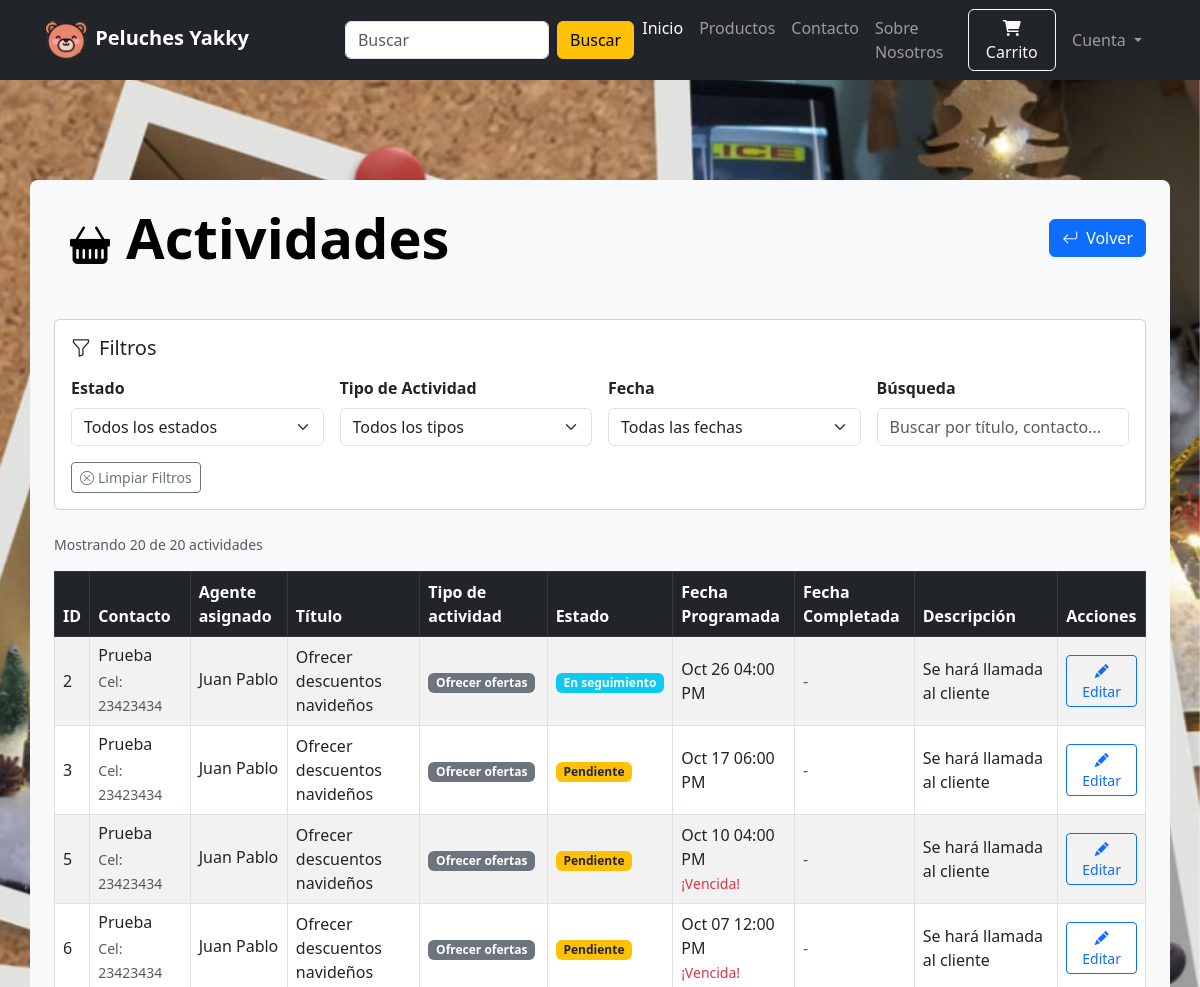
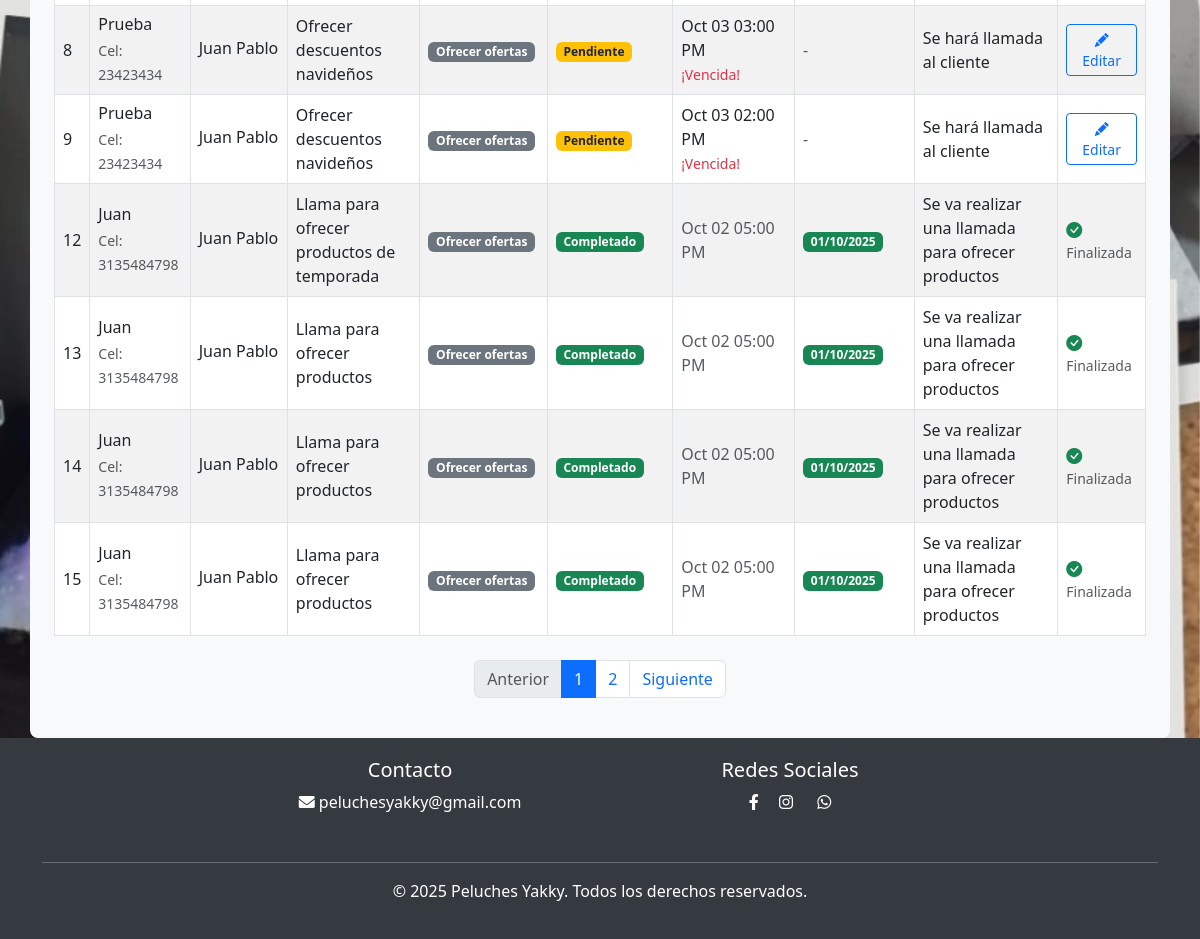
The page /empleado/tabla-actividades (signed in) on the database as committed earlier (2 pictures, top to bottom).
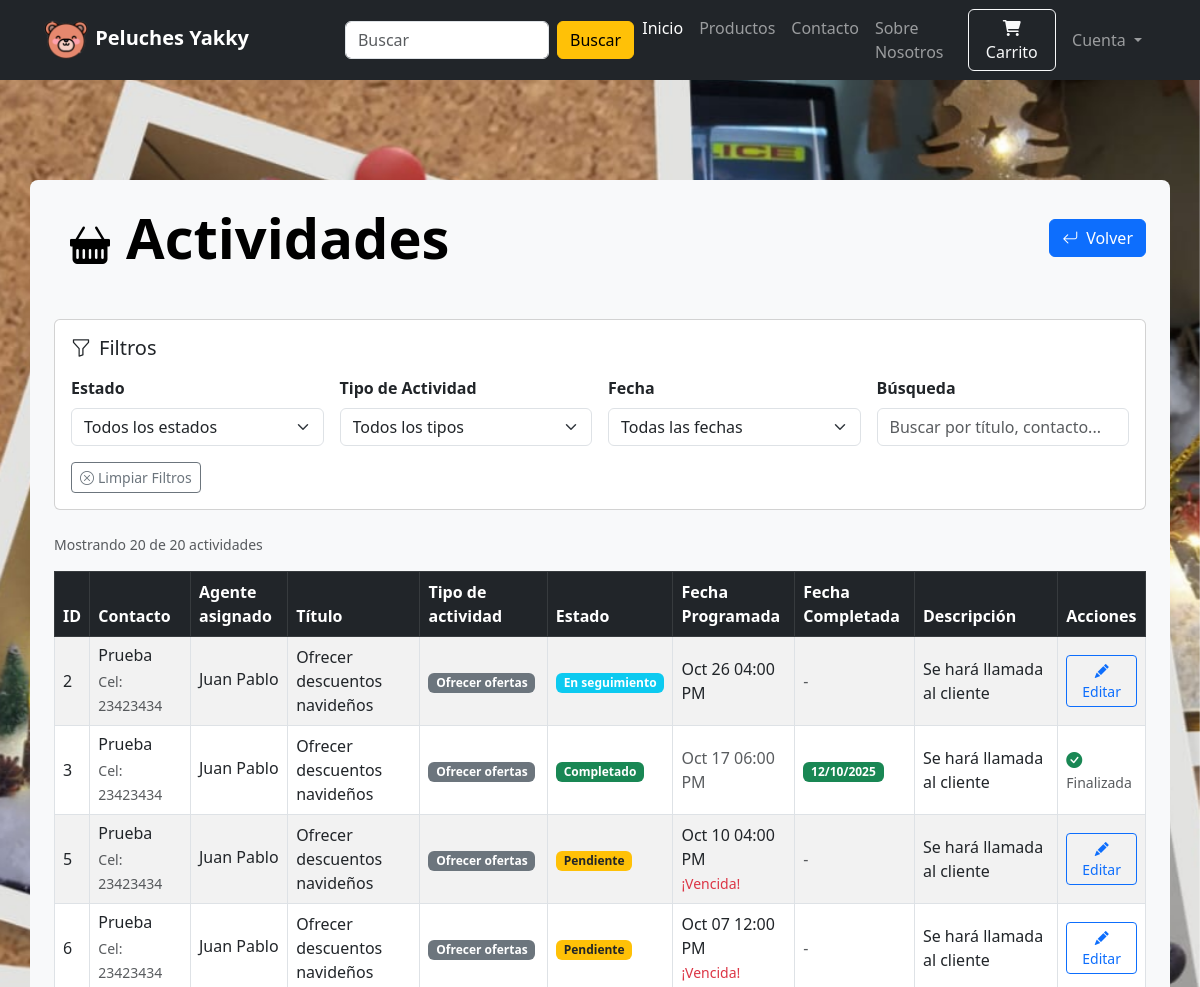
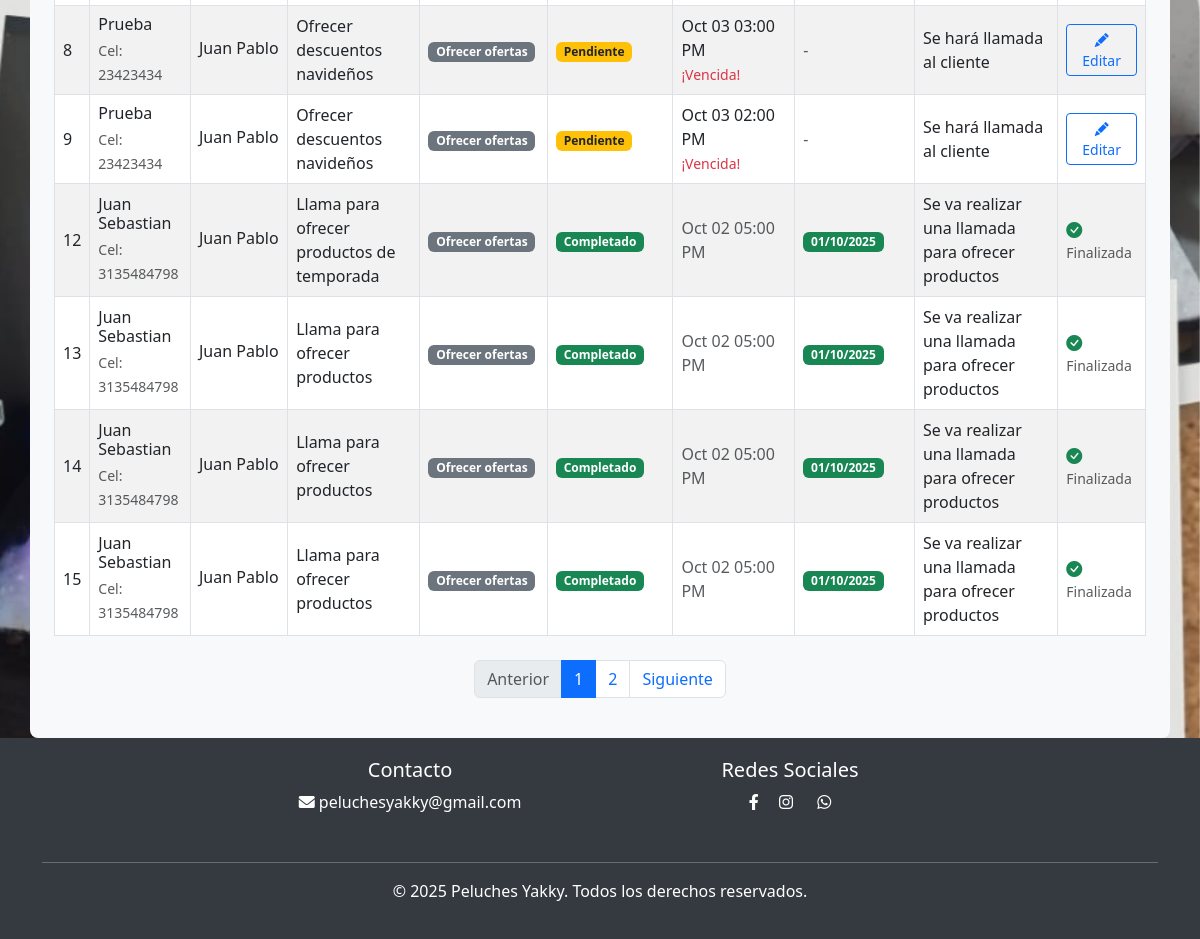
The same page on the database as committed later (2 pictures, top to bottom).
### website/models/actividad_model.py (models this page shows, shortened)
class Actividad(db.Model):
    __tablename__ = "actividades"
    id_actividad = db.Column(db.Integer, primary_key=True)
    id_contacto = db.Column(
        db.Integer, db.ForeignKey("contactos.id_contacto"), nullable=False
    )
    id_oportunidad = db.Column(
        db.Integer, db.ForeignKey("oportunidades.id_oportunidad"), nullable=True
    )
    id_agente = db.Column(db.Integer, db.ForeignKey("customer.id"), nullable=False)
    tipo_actividad = db.Column(db.String(50), nullable=False)
    titulo = db.Column(db.String(200), nullable=False)
    descripcion = db.Column(db.Text)
    fecha_programada = db.Column(db.DateTime, nullable=False)
    estado = db.Column(db.String(50), default="Pendiente")
    fecha_creacion = db.Column(db.DateTime, default=datetime.utcnow)
    fecha_completada = db.Column(db.DateTime, nullable=True)

### website/models/contacto_model.py (models this page shows, shortened)
class Contacto(db.Model):
    __tablename__ = "contactos"
    id_contacto = db.Column(db.Integer, primary_key=True)
    id_agente = db.Column(db.Integer, db.ForeignKey("customer.id"), nullable=False)
    nombre = db.Column(db.String(100), nullable=False)
    email = db.Column(db.String(150), unique=True, nullable=False)
    telefono = db.Column(db.String(20), nullable=False)
    empresa = db.Column(db.String(100), nullable=True)
    canal = db.Column(db.String(50))
    estado = db.Column(db.String(50), default="Nuevo")
    satisfaccion = db.Column(db.Integer, nullable=True)
    fecha_registro = db.Column(db.DateTime, default=datetime.utcnow)
    fecha_actulizar = db.Column(
        db.DateTime, default=datetime.utcnow, onupdate=datetime.utcnow
    )
    agente = db.relationship("Customer", backref=db.backref("contactos", lazy=True))
    oportunidades = db.relationship("Oportunidad", backref="contacto", lazy=True)
    actividades = db.relationship("Actividad", backref="contacto", lazy=True)
    interacciones = db.relationship("Interaccion", backref="contacto", lazy=True)

### website/models/customer_model.py (models this page shows, shortened)
class Customer(db.Model, UserMixin):
    id = db.Column(db.Integer, primary_key=True)
    rol_id = db.Column(
        db.Integer, db.ForeignKey("rol.id_rol"), nullable=True, default=3
    )
    email = db.Column(db.String(100), unique=True)
    username = db.Column(db.String(100))
    password_hash = db.Column(db.String(150))
    date_joined = db.Column(db.DateTime(), default=datetime.utcnow)
    active = db.Column(db.Boolean, default=True)
    telefono = db.Column(db.Integer, nullable=True)
    cart_items = db.relationship(
        "Cart", backref=db.backref("customer", lazy=True), cascade="all, delete-orphan"
    )
    orders = db.relationship(
        "Order", backref=db.backref("customer", lazy=True), cascade="all, delete-orphan"
    )
    @property
    def is_authenticated(self):
        return True  # Para usuarios reales siempre True
    @property
    def password(self):
        raise AttributeError("Password is not a readable Attribute")

### website/mvc_views/employee_view.py (the view)
@employee.route("/tabla-actividades")
@login_required
@rol_required(2)
def tabla_actividades():
    actividades = todos_actividades_empleado()
    return render_template(
        "tabla_actividades.html", actividades=actividades, now=datetime.datetime.now()
    )

### website/controllers/employee_cotller.py (called while the page is built)
def todos_actividades_empleado():
    try:
        actividades = Actividad.query.order_by(desc(Actividad.fecha_programada)).all()
        return actividades
    except Exception as e:
        db.session.rollback()
        print(f"Error al crear actividad: {e}")
        raise Exception(f"Error al buscar todos actividades: {e}")

### website/templates/tabla_actividades.html (shortened to what the changed rows need)
{% extends 'index.html' %}
{% block body %}
<div class="fondo" style="min-height: 100vh; padding-top: 100px;">
    <div class="container bg-light rounded-3 p-4">
        <div class="d-flex justify-content-between align-items-center mb-5">
            <h1 class="text-black mb-0 display-4 fw-bold">
                <i class="bi bi-basket-fill fs-1 text-black m-3"></i>Actividades
            </h1>
        </div>
                            {% set tipos_unicos = [] %}
                            {% for actividad in actividades %}
                            {% if actividad.tipo_actividad and actividad.tipo_actividad not in tipos_unicos %}
                            {% set _ = tipos_unicos.append(actividad.tipo_actividad) %}
                            {% endif %}
                            {% endfor %}
        {% if actividades | length < 1 %} <h1 class="text-black mb-0 display-4 fw-bold text-center p-5">
            <i class="bi bi-emoji-frown-fill fs-1 text-black m-3"></i> No hay Actividades
            </h1>
            {% else %}
            <div class="table-responsive-lg">
                <table class="table table-bordered table-hover table-striped align-middle">
                    <thead class="table-dark">
                        <tr>
                            <th>ID</th>
                            <th>Contacto</th>
                            <th>Agente asignado</th>
                            <th>Título</th>
                            <th>Tipo de actividad</th>
                            <th>Estado</th>
                            <th>Fecha Programada</th>
                            <th>Fecha Completada</th>
                            <th>Descripción</th>
                            <th>Acciones</th>
                        </tr>
                    </thead>
                    <tbody id="actividadesTableBody">
                        {% if current_user.rol_id == 1 %}
                        {% for item in actividades %}
                        {% set fecha = item.fecha_programada %}
                        <tr class="actividad-row" data-estado="{{ item.estado }}" data-tipo="{{ item.tipo_actividad }}"
                            data-fecha="{{ item.fecha_programada.strftime('%Y-%m-%d') if item.fecha_programada else '' }}"
                            data-search="{{ item.titulo ~ ' ' ~ item.contacto.telefono ~ ' ' ~ item.contacto.nombre ~ ' ' ~ item.descripcion }}">
                            <td>{{ item.id_actividad }}</td>
                            <td>
                                <h6 class="mb-1">{{ item.contacto.nombre }}</h6>
                                <small class="text-muted">Cel: {{ item.contacto.telefono }}</small>
                            </td>
                            <td>
                                <h6 class="mb-1">{{ item.contacto.agente.username }}</h6>
                            </td>
                            <td>{{ item.titulo }}</td>
                            <td>
                                <span class="badge bg-secondary">{{ item.tipo_actividad }}</span>
                            </td>
                            <td>
                                <span class="badge
                                        {% if item.estado == 'Pendiente' %}bg-warning text-dark
                                        {% elif item.estado == 'En seguimiento' %}bg-info
                                        {% else %}bg-success{% endif %}">
                                    {{ item.estado }}
                                </span>
                            </td>
                            <td>
                                {% if item.fecha_programada %}
                                <span class="{% if item.estado == 'Completado' %}text-muted{% endif %}">
                                    {{ fecha.strftime('%b %d %I:%M %p').lstrip('0') }}
                                </span>
                                {% if item.estado != 'Completado' and item.fecha_programada < now %} <br><small
                                        class="text-danger">¡Vencida!</small>
                                    {% endif %}
                                    {% else %}
                                    <span class="text-muted">-</span>
                                    {% endif %}
                            </td>
                            <td>
                                {% if item.estado == 'Completado' and item.fecha_completada %}
                                <span class="badge bg-success">
                                    {{ item.fecha_completada.strftime('%d/%m/%Y') }}
                                </span>
                                {% else %}
                                <span class="text-muted">-</span>
                                {% endif %}
                            </td>
                            <td>
                                <span title="{{ item.descripcion }}">
                                    {{ item.descripcion|truncate(50) }}
                                </span>
                            </td>
                            <td>
                                {% if item.estado == "Completado" %}
                                <i class="bi bi-check-circle-fill text-success" title="Completada"></i>
                                <small class="text-muted d-block">Finalizada</small>
                                {% else %}
                                <a href="/empleado/editar-actividad/{{item.id_actividad}}"
                                    class="btn btn-sm btn-outline-primary" title="Editar">
                                    <i class="bi bi-pencil-fill"></i> Editar
                                </a>
                                {% endif %}
                            </td>
                        </tr>
                        {% endfor %}
                        {% else %}
                        {% set table_actividades = [] %}
                        {% for actividad in actividades %}
                        {% if actividad.id_agente == current_user.id %}
                        {% set _ = table_actividades.append(actividad) %}
                        {% endif %}
                        {% endfor %}
                        {% if table_actividades %}
                        {% for item in table_actividades %}
                        {% set fecha = item.fecha_programada %}
                        <tr class="actividad-row" data-estado="{{ item.estado }}" data-tipo="{{ item.tipo_actividad }}"
                            data-fecha="{{ item.fecha_programada.strftime('%Y-%m-%d') if item.fecha_programada else '' }}"
                            data-search="{{ item.titulo ~ ' ' ~ item.contacto.telefono ~ ' ' ~ item.contacto.nombre ~ ' ' ~ item.descripcion }}">
                            <td>{{ item.id_actividad }}</td>
                            <td>
                                <h6 class="mb-1">{{ item.contacto.nombre }}</h6>
                                <small class="text-muted">Cel: {{ item.contacto.telefono }}</small>
                            </td>
                            <td>
                                <h6 class="mb-1">{{ item.contacto.agente.username }}</h6>
                            </td>
                            <td>{{ item.titulo }}</td>
                            <td>
                                <span class="badge bg-secondary">{{ item.tipo_actividad }}</span>
                            </td>
                            <td>
                                <span class="badge
                                            {% if item.estado == 'Pendiente' %}bg-warning text-dark
                                            {% elif item.estado == 'En seguimiento' %}bg-info
                                            {% else %}bg-success{% endif %}">
                                    {{ item.estado }}
                                </span>
                            </td>
                            <td>
                                {% if item.fecha_programada %}
                                <span class="{% if item.estado == 'Completado' %}text-muted{% endif %}">
                                    {{ fecha.strftime('%b %d %I:%M %p').lstrip('0') }}
                                </span>
                                    {% else %}
                                    <span class="text-muted">-</span>
                                    {% endif %}
                            </td>
                            <td>
                                {% if item.estado == 'Completado' and item.fecha_completada %}
                                <span class="badge bg-success">
                                    {{ item.fecha_completada.strftime('%d/%m/%Y') }}
                                </span>
                                {% else %}
                                <span class="text-muted">-</span>
                                {% endif %}
                            </td>
                            <td>
                                <span title="{{ item.descripcion }}">
                                    {{ item.descripcion|truncate(50) }}
                                </span>
                            </td>
                            <td>
                                {% if item.estado == "Completado" %}
                                <i class="bi bi-check-circle-fill text-success" title="Completada"></i>
                                <small class="text-muted d-block">Finalizada</small>
                                {% else %}
                                <a href="/empleado/editar-actividad/{{item.id_actividad}}"
                                    class="btn btn-sm btn-outline-primary" title="Editar">
                                    <i class="bi bi-pencil-fill"></i> Editar
                                </a>
                                {% endif %}
                            </td>
                        </tr>
                        {% endfor %}
                        {% endif %}
                        {% endif %}
                    </tbody>
                </table>
            </div>
            {% endif %}
    </div>
</div>
{% endblock %}

Rows that differ between the two databases and show on the page:
changed Actividad "Oct 17 06:00 PM": estado "Pendiente" → "Completado"; fecha_completada (not shown) → "12/10/2025"; estado "- Editar" → "Finalizada"
changed through a linked row, Actividad "Llama para ofrecer productos de temporada": contacto.nombre "Juan" → "Juan Sebastian"
changed through a linked row, Actividad id 13: contacto.nombre "Juan" → "Juan Sebastian"
changed through a linked row, Actividad id 14: contacto.nombre "Juan" → "Juan Sebastian"
changed through a linked row, Actividad id 15: contacto.nombre "Juan" → "Juan Sebastian"
